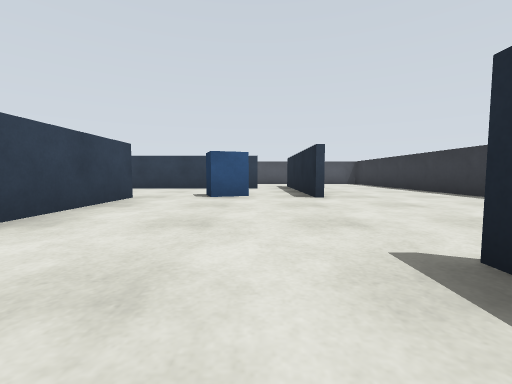
View 1 (above)

16 first-person views from a walk through a robot-simulator world made for Gazebo. The camera is 0.22 m above the floor, tilts 4° down and sees 90° across. The floor is counted in squares, 0.5 m on a side. Each view is taken from the middle of a square. On the plan, view 1 faces up. The plan holds only what a view shows up to about 9 squares ahead; the rest is blank. The place goes on beyond the plan.

View 2
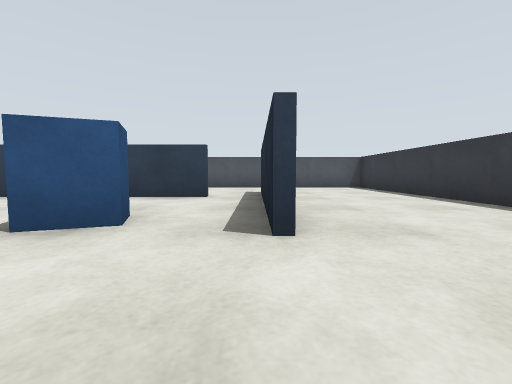

View 3
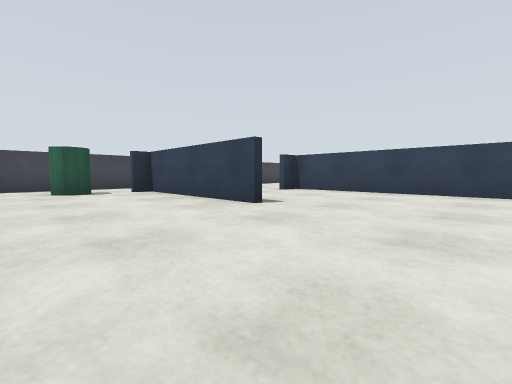

View 4
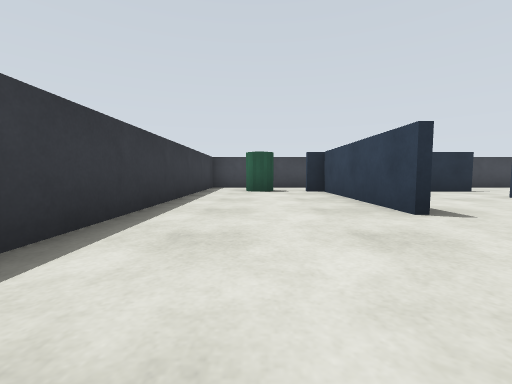

View 5
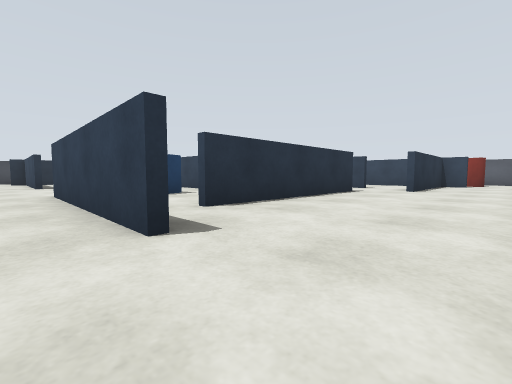

View 6
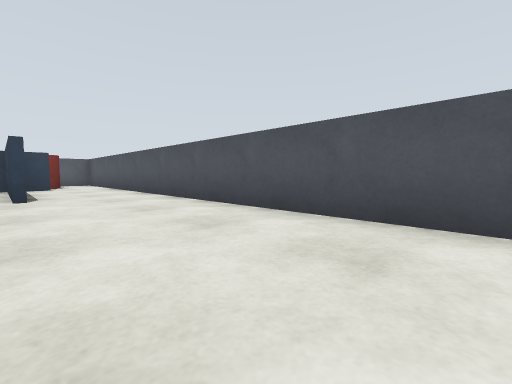

View 7
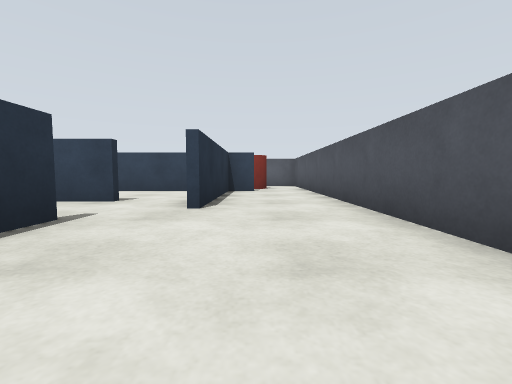

View 8
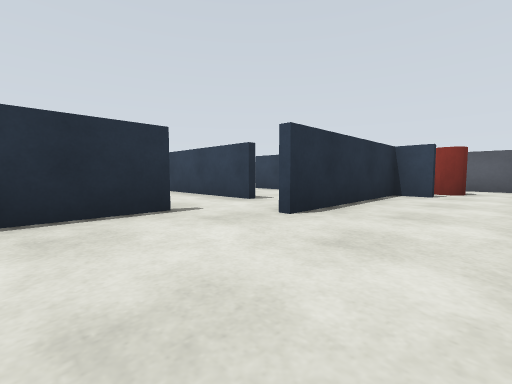

View 9
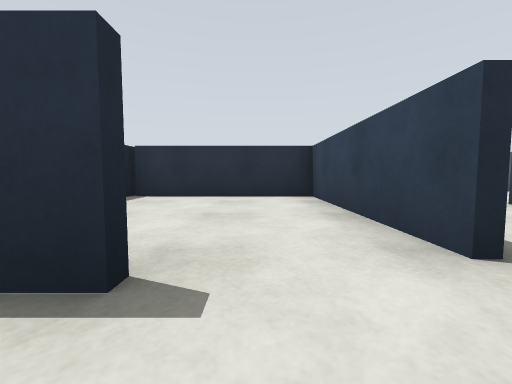

View 10
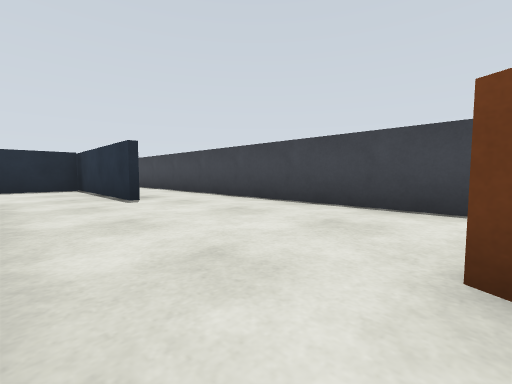

View 11
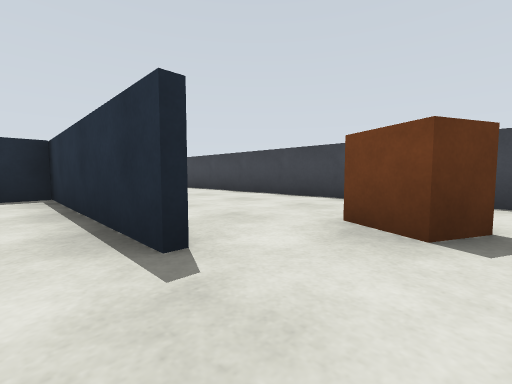

View 12
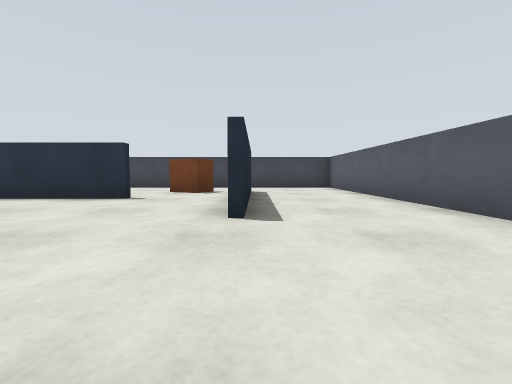

View 13
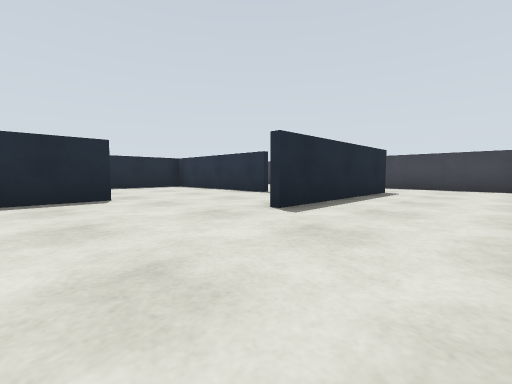

View 14
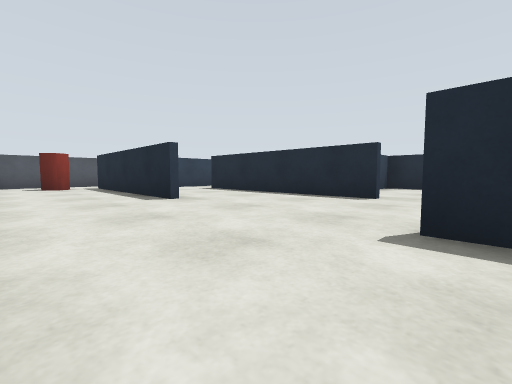

View 15
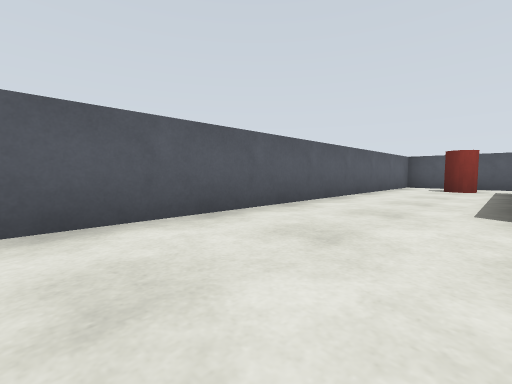

View 16
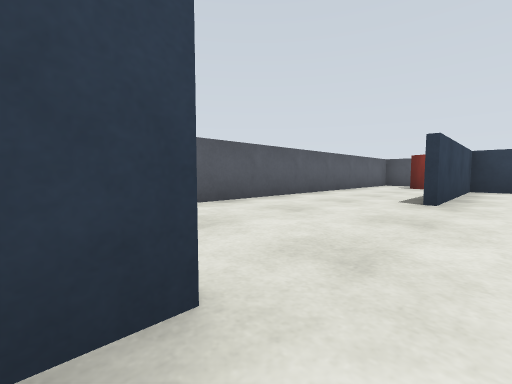

### Floor plan
Points are (right, up) in squares from view 1. A wall is a line through its corners. A room is listed if a view was taken in it or the views show most of it. See-through windows are left out.
Room 1 (views 1, 2, 3, 4, 5, 6, 7, 8, 9)
walls: (1.3, 1.2) (1.3, -2.5); (-2.3, 4.9) (-2.3, -0.6); (4.4, 4.9) (4.4, 11.4) (-8.4, 11.4); (1.3, 9.2) (1.3, 4.8); (1.1, -2.5) (1.1, -1); (-4.5, 8.1) (0.1, 8.1); (-2.6, -2.5) (1.8, -2.5); (1.4, -4.4) (4.4, -4.4) (4.4, 2.6); (-8.7, 10) (-8.7, 9.3) (-5.2, 9.3)
ways out: opening at (-8, 11) to room 2; opening at (-2, -2) to room 2; opening at (2, -4) to room 2; opening at (-5, 7) to room 3; gap at (0, 8) to room 3; opening at (-6, 8) to room 4
objects: pillar (3, -3)
Room 2 (views 10, 11, 12, 13, 14, 15, 16)
walls: (-6.8, -0.6) (-1.8, -0.6); (-6.3, 2.6) (-6.3, 5.6); (-8.7, 1.5) (-8.7, 0.9); (-8.9, -2.5) (-8.9, 1.5); (-8.9, 5.1) (-8.9, 10); (-2.5, -0.6) (-2.5, 4.1); (-2.5, 3.7) (-3.2, 3.7); (-8.4, 11.4) (-11.4, 11.4) (-11.4, -4.4) (1.4, -4.4)
ways out: opening at (-8, 11) to room 1; opening at (-2, -2) to room 1; opening at (2, -4) to room 1; opening at (-7.5, 6.5) to room 4
objects: pillar (-10, 10); brown box (-8, -3) to (-7, -2)
Room 3 (no view inside)
walls: (-6.1, 7.8) (-6.1, 3.9) (-2.5, 3.9); (0.1, 7.9) (-4, 7.9); (1.1, 4.8) (1.1, 9)
ways out: opening at (-5, 7) to room 1; gap at (0, 8) to room 1
objects: blue box (-1, 5) to (0, 5)
Room 4 (no view inside)
walls: (-6.3, 5.6) (-6.3, 7.8); (-5.2, 9.1) (-8.7, 9.1) (-8.7, 5.2)
ways out: opening at (-6, 8) to room 1; opening at (-7.5, 6.5) to room 2

Positions as (right, up) in squares from view 1, and headings:
1: (0, 0), facing up
2: (1, 3), facing up
3: (4, 4), facing down-left
4: (3, 4), facing down
5: (2, 11), facing down-left
6: (0, 9), facing up-left
7: (-2, 10), facing left
8: (-3, 11), facing down-left
9: (-5, 9), facing down
10: (-7, -1), facing down-right
11: (-8, 0), facing down-right
12: (-9, 4), facing down
13: (-11, 4), facing down-right
14: (-11, 1), facing up-right
15: (-9, 2), facing up-left
16: (-8, 1), facing up-left
